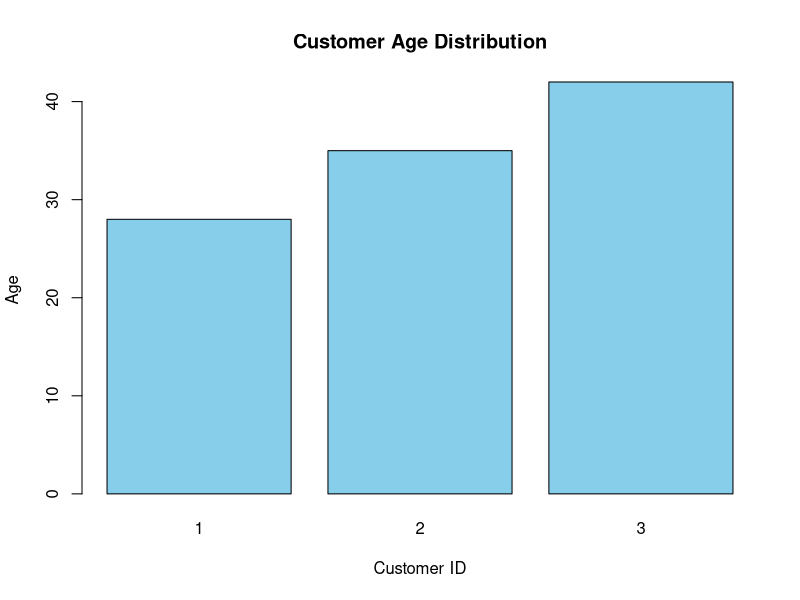
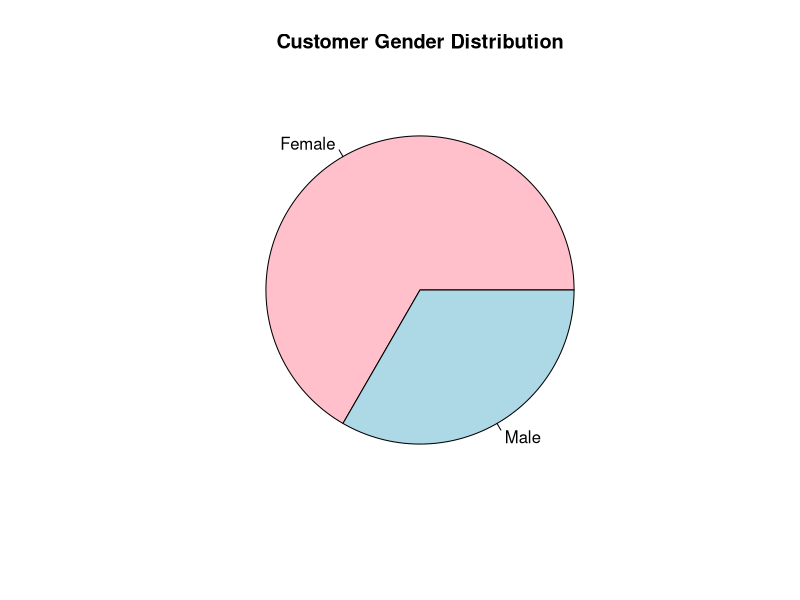

Write the R code that produced these figures, in order.
customer <- data.frame(
  CustomerID = c(1,2,3),
  Age = c(28,35,42),
  Gender = c("Female","Male","Female"),
  Income = c(50000,60000,75000)
)

barplot(customer$Age,
        names.arg = customer$CustomerID,
        col = "skyblue",
        xlab = "Customer ID",
        ylab = "Age",
        main = "Customer Age Distribution")

gender <- table(customer$Gender)

pie(gender,
    labels = names(gender),
    col = c("pink","lightblue"),
    main = "Customer Gender Distribution")

print(customer)
